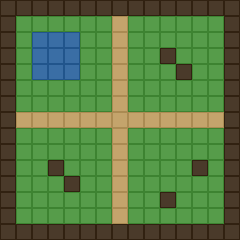

The image is a tile-based game level rendered from a .tmx file. Its description and complete source (layers, tilesets, objects, tile grids) follow:
An orthogonal 15x15 tile map with 16x16 px tiles, 1 tile layer (Ground).

<map version="1.10" tiledversion="1.11.0" orientation="orthogonal" renderorder="right-down" width="15" height="15" tilewidth="16" tileheight="16" infinite="0" nextlayerid="2" nextobjectid="1">
 <tileset firstgid="1" source="placeholder_tileset.tsx" />
 <layer id="1" name="Ground" width="15" height="15">
  <data encoding="csv">
3,3,3,3,3,3,3,3,3,3,3,3,3,3,3,
3,1,1,1,1,1,1,2,1,1,1,1,1,1,3,
3,1,4,4,4,1,1,2,1,1,1,1,1,1,3,
3,1,4,4,4,1,1,2,1,1,3,1,1,1,3,
3,1,4,4,4,1,1,2,1,1,1,3,1,1,3,
3,1,1,1,1,1,1,2,1,1,1,1,1,1,3,
3,1,1,1,1,1,1,2,1,1,1,1,1,1,3,
3,2,2,2,2,2,2,2,2,2,2,2,2,2,3,
3,1,1,1,1,1,1,2,1,1,1,1,1,1,3,
3,1,1,1,1,1,1,2,1,1,1,1,1,1,3,
3,1,1,3,1,1,1,2,1,1,1,1,3,1,3,
3,1,1,1,3,1,1,2,1,1,1,1,1,1,3,
3,1,1,1,1,1,1,2,1,1,3,1,1,1,3,
3,1,1,1,1,1,1,2,1,1,1,1,1,1,3,
3,3,3,3,3,3,3,3,3,3,3,3,3,3,3
</data>
 </layer>
</map>
